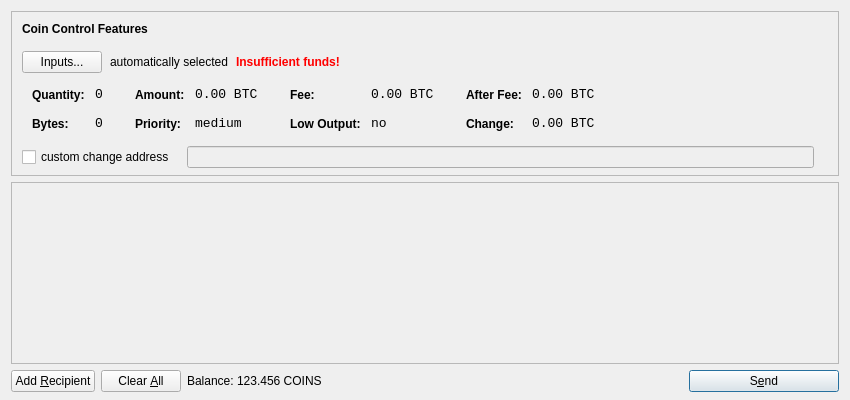
<?xml version="1.0" encoding="UTF-8"?>
<ui version="4.0">
 <class>SendCoinsDialog</class>
 <widget class="QDialog" name="SendCoinsDialog">
  <property name="geometry">
   <rect>
    <x>0</x>
    <y>0</y>
    <width>850</width>
    <height>400</height>
   </rect>
  </property>
  <property name="windowTitle">
   <string>Send Coins</string>
  </property>
  <layout class="QVBoxLayout" name="verticalLayout" stretch="0,1,0">
   <property name="bottomMargin">
    <number>8</number>
   </property>
   <item>
    <widget class="QFrame" name="frameCoinControl">
     <property name="sizePolicy">
      <sizepolicy hsizetype="Expanding" vsizetype="Expanding">
       <horstretch>0</horstretch>
       <verstretch>0</verstretch>
      </sizepolicy>
     </property>
     <property name="maximumSize">
      <size>
       <width>16777215</width>
       <height>16777215</height>
      </size>
     </property>
     <property name="frameShape">
      <enum>QFrame::StyledPanel</enum>
     </property>
     <property name="frameShadow">
      <enum>QFrame::Sunken</enum>
     </property>
     <layout class="QVBoxLayout" name="verticalLayoutCoinControl2">
      <property name="spacing">
       <number>-1</number>
      </property>
      <property name="leftMargin">
       <number>0</number>
      </property>
      <property name="topMargin">
       <number>0</number>
      </property>
      <property name="rightMargin">
       <number>0</number>
      </property>
      <property name="bottomMargin">
       <number>6</number>
      </property>
      <item>
       <layout class="QVBoxLayout" name="verticalLayoutCoinControl" stretch="0,0,0,0,1">
        <property name="spacing">
         <number>0</number>
        </property>
        <property name="leftMargin">
         <number>10</number>
        </property>
        <property name="topMargin">
         <number>10</number>
        </property>
        <item>
         <layout class="QHBoxLayout" name="horizontalLayoutCoinControl1">
          <property name="bottomMargin">
           <number>15</number>
          </property>
          <item>
           <widget class="QLabel" name="labelCoinControlFeatures">
            <property name="sizePolicy">
             <sizepolicy hsizetype="Preferred" vsizetype="Maximum">
              <horstretch>0</horstretch>
              <verstretch>0</verstretch>
             </sizepolicy>
            </property>
            <property name="font">
             <font>
              <weight>75</weight>
              <bold>true</bold>
             </font>
            </property>
            <property name="styleSheet">
             <string notr="true">font-weight:bold;</string>
            </property>
            <property name="text">
             <string>Coin Control Features</string>
            </property>
           </widget>
          </item>
         </layout>
        </item>
        <item>
         <layout class="QHBoxLayout" name="horizontalLayoutCoinControl2" stretch="0,0,0,0">
          <property name="spacing">
           <number>8</number>
          </property>
          <property name="bottomMargin">
           <number>10</number>
          </property>
          <item>
           <widget class="QPushButton" name="pushButtonCoinControl">
            <property name="styleSheet">
             <string notr="true"/>
            </property>
            <property name="text">
             <string>Inputs...</string>
            </property>
           </widget>
          </item>
          <item>
           <widget class="QLabel" name="labelCoinControlAutomaticallySelected">
            <property name="text">
             <string>automatically selected</string>
            </property>
            <property name="margin">
             <number>5</number>
            </property>
           </widget>
          </item>
          <item>
           <widget class="QLabel" name="labelCoinControlInsuffFunds">
            <property name="font">
             <font>
              <weight>75</weight>
              <bold>true</bold>
             </font>
            </property>
            <property name="styleSheet">
             <string notr="true">color:red;font-weight:bold;</string>
            </property>
            <property name="text">
             <string>Insufficient funds!</string>
            </property>
            <property name="margin">
             <number>5</number>
            </property>
           </widget>
          </item>
          <item>
           <spacer name="horizontalSpacerCoinControl">
            <property name="orientation">
             <enum>Qt::Horizontal</enum>
            </property>
            <property name="sizeHint" stdset="0">
             <size>
              <width>40</width>
              <height>1</height>
             </size>
            </property>
           </spacer>
          </item>
         </layout>
        </item>
        <item>
         <widget class="QWidget" name="widgetCoinControl" native="true">
          <property name="sizePolicy">
           <sizepolicy hsizetype="Preferred" vsizetype="Preferred">
            <horstretch>0</horstretch>
            <verstretch>0</verstretch>
           </sizepolicy>
          </property>
          <property name="minimumSize">
           <size>
            <width>0</width>
            <height>0</height>
           </size>
          </property>
          <property name="styleSheet">
           <string notr="true"/>
          </property>
          <layout class="QHBoxLayout" name="horizontalLayoutCoinControl5">
           <property name="margin">
            <number>0</number>
           </property>
           <item>
            <layout class="QHBoxLayout" name="horizontalLayoutCoinControl3" stretch="0,0,0,1">
             <property name="spacing">
              <number>20</number>
             </property>
             <property name="topMargin">
              <number>0</number>
             </property>
             <property name="bottomMargin">
              <number>10</number>
             </property>
             <item>
              <layout class="QFormLayout" name="formLayoutCoinControl1">
               <property name="horizontalSpacing">
                <number>10</number>
               </property>
               <property name="verticalSpacing">
                <number>14</number>
               </property>
               <property name="leftMargin">
                <number>10</number>
               </property>
               <property name="topMargin">
                <number>4</number>
               </property>
               <property name="rightMargin">
                <number>6</number>
               </property>
               <item row="0" column="0">
                <widget class="QLabel" name="labelCoinControlQuantityText">
                 <property name="styleSheet">
                  <string notr="true">font-weight:bold;</string>
                 </property>
                 <property name="text">
                  <string>Quantity:</string>
                 </property>
                 <property name="margin">
                  <number>0</number>
                 </property>
                </widget>
               </item>
               <item row="0" column="1">
                <widget class="QLabel" name="labelCoinControlQuantity">
                 <property name="font">
                  <font>
                   <family>Monospace</family>
                   <pointsize>10</pointsize>
                  </font>
                 </property>
                 <property name="cursor">
                  <cursorShape>IBeamCursor</cursorShape>
                 </property>
                 <property name="contextMenuPolicy">
                  <enum>Qt::ActionsContextMenu</enum>
                 </property>
                 <property name="text">
                  <string notr="true">0</string>
                 </property>
                 <property name="margin">
                  <number>0</number>
                 </property>
                 <property name="textInteractionFlags">
                  <set>Qt::LinksAccessibleByMouse|Qt::TextSelectableByKeyboard|Qt::TextSelectableByMouse</set>
                 </property>
                </widget>
               </item>
               <item row="1" column="0">
                <widget class="QLabel" name="labelCoinControlBytesText">
                 <property name="styleSheet">
                  <string notr="true">font-weight:bold;</string>
                 </property>
                 <property name="text">
                  <string>Bytes:</string>
                 </property>
                </widget>
               </item>
               <item row="1" column="1">
                <widget class="QLabel" name="labelCoinControlBytes">
                 <property name="font">
                  <font>
                   <family>Monospace</family>
                   <pointsize>10</pointsize>
                  </font>
                 </property>
                 <property name="cursor">
                  <cursorShape>IBeamCursor</cursorShape>
                 </property>
                 <property name="contextMenuPolicy">
                  <enum>Qt::ActionsContextMenu</enum>
                 </property>
                 <property name="text">
                  <string notr="true">0</string>
                 </property>
                 <property name="textInteractionFlags">
                  <set>Qt::LinksAccessibleByMouse|Qt::TextSelectableByKeyboard|Qt::TextSelectableByMouse</set>
                 </property>
                </widget>
               </item>
              </layout>
             </item>
             <item>
              <layout class="QFormLayout" name="formLayoutCoinControl2">
               <property name="horizontalSpacing">
                <number>10</number>
               </property>
               <property name="verticalSpacing">
                <number>14</number>
               </property>
               <property name="leftMargin">
                <number>6</number>
               </property>
               <property name="topMargin">
                <number>4</number>
               </property>
               <property name="rightMargin">
                <number>6</number>
               </property>
               <item row="0" column="0">
                <widget class="QLabel" name="labelCoinControlAmountText">
                 <property name="styleSheet">
                  <string notr="true">font-weight:bold;</string>
                 </property>
                 <property name="text">
                  <string>Amount:</string>
                 </property>
                 <property name="margin">
                  <number>0</number>
                 </property>
                </widget>
               </item>
               <item row="0" column="1">
                <widget class="QLabel" name="labelCoinControlAmount">
                 <property name="font">
                  <font>
                   <family>Monospace</family>
                   <pointsize>10</pointsize>
                  </font>
                 </property>
                 <property name="cursor">
                  <cursorShape>IBeamCursor</cursorShape>
                 </property>
                 <property name="contextMenuPolicy">
                  <enum>Qt::ActionsContextMenu</enum>
                 </property>
                 <property name="text">
                  <string notr="true">0.00 BTC</string>
                 </property>
                 <property name="textInteractionFlags">
                  <set>Qt::LinksAccessibleByMouse|Qt::TextSelectableByKeyboard|Qt::TextSelectableByMouse</set>
                 </property>
                </widget>
               </item>
               <item row="1" column="0">
                <widget class="QLabel" name="labelCoinControlPriorityText">
                 <property name="styleSheet">
                  <string notr="true">font-weight:bold;</string>
                 </property>
                 <property name="text">
                  <string>Priority:</string>
                 </property>
                </widget>
               </item>
               <item row="1" column="1">
                <widget class="QLabel" name="labelCoinControlPriority">
                 <property name="font">
                  <font>
                   <family>Monospace</family>
                   <pointsize>10</pointsize>
                  </font>
                 </property>
                 <property name="cursor">
                  <cursorShape>IBeamCursor</cursorShape>
                 </property>
                 <property name="contextMenuPolicy">
                  <enum>Qt::ActionsContextMenu</enum>
                 </property>
                 <property name="text">
                  <string>medium</string>
                 </property>
                 <property name="textInteractionFlags">
                  <set>Qt::LinksAccessibleByMouse|Qt::TextSelectableByKeyboard|Qt::TextSelectableByMouse</set>
                 </property>
                </widget>
               </item>
              </layout>
             </item>
             <item>
              <layout class="QFormLayout" name="formLayoutCoinControl3">
               <property name="horizontalSpacing">
                <number>10</number>
               </property>
               <property name="verticalSpacing">
                <number>14</number>
               </property>
               <property name="leftMargin">
                <number>6</number>
               </property>
               <property name="topMargin">
                <number>4</number>
               </property>
               <property name="rightMargin">
                <number>6</number>
               </property>
               <item row="0" column="0">
                <widget class="QLabel" name="labelCoinControlFeeText">
                 <property name="styleSheet">
                  <string notr="true">font-weight:bold;</string>
                 </property>
                 <property name="text">
                  <string>Fee:</string>
                 </property>
                 <property name="margin">
                  <number>0</number>
                 </property>
                </widget>
               </item>
               <item row="0" column="1">
                <widget class="QLabel" name="labelCoinControlFee">
                 <property name="font">
                  <font>
                   <family>Monospace</family>
                   <pointsize>10</pointsize>
                  </font>
                 </property>
                 <property name="cursor">
                  <cursorShape>IBeamCursor</cursorShape>
                 </property>
                 <property name="contextMenuPolicy">
                  <enum>Qt::ActionsContextMenu</enum>
                 </property>
                 <property name="text">
                  <string notr="true">0.00 BTC</string>
                 </property>
                 <property name="textInteractionFlags">
                  <set>Qt::LinksAccessibleByMouse|Qt::TextSelectableByKeyboard|Qt::TextSelectableByMouse</set>
                 </property>
                </widget>
               </item>
               <item row="1" column="0">
                <widget class="QLabel" name="labelCoinControlLowOutputText">
                 <property name="styleSheet">
                  <string notr="true">font-weight:bold;</string>
                 </property>
                 <property name="text">
                  <string>Low Output:</string>
                 </property>
                </widget>
               </item>
               <item row="1" column="1">
                <widget class="QLabel" name="labelCoinControlLowOutput">
                 <property name="font">
                  <font>
                   <family>Monospace</family>
                   <pointsize>10</pointsize>
                  </font>
                 </property>
                 <property name="cursor">
                  <cursorShape>IBeamCursor</cursorShape>
                 </property>
                 <property name="contextMenuPolicy">
                  <enum>Qt::ActionsContextMenu</enum>
                 </property>
                 <property name="text">
                  <string>no</string>
                 </property>
                 <property name="textInteractionFlags">
                  <set>Qt::LinksAccessibleByMouse|Qt::TextSelectableByKeyboard|Qt::TextSelectableByMouse</set>
                 </property>
                </widget>
               </item>
              </layout>
             </item>
             <item>
              <layout class="QFormLayout" name="formLayoutCoinControl4">
               <property name="horizontalSpacing">
                <number>10</number>
               </property>
               <property name="verticalSpacing">
                <number>14</number>
               </property>
               <property name="leftMargin">
                <number>6</number>
               </property>
               <property name="topMargin">
                <number>4</number>
               </property>
               <property name="rightMargin">
                <number>6</number>
               </property>
               <item row="0" column="0">
                <widget class="QLabel" name="labelCoinControlAfterFeeText">
                 <property name="styleSheet">
                  <string notr="true">font-weight:bold;</string>
                 </property>
                 <property name="text">
                  <string>After Fee:</string>
                 </property>
                 <property name="margin">
                  <number>0</number>
                 </property>
                </widget>
               </item>
               <item row="0" column="1">
                <widget class="QLabel" name="labelCoinControlAfterFee">
                 <property name="font">
                  <font>
                   <family>Monospace</family>
                   <pointsize>10</pointsize>
                  </font>
                 </property>
                 <property name="cursor">
                  <cursorShape>IBeamCursor</cursorShape>
                 </property>
                 <property name="contextMenuPolicy">
                  <enum>Qt::ActionsContextMenu</enum>
                 </property>
                 <property name="text">
                  <string notr="true">0.00 BTC</string>
                 </property>
                 <property name="textInteractionFlags">
                  <set>Qt::LinksAccessibleByMouse|Qt::TextSelectableByKeyboard|Qt::TextSelectableByMouse</set>
                 </property>
                </widget>
               </item>
               <item row="1" column="0">
                <widget class="QLabel" name="labelCoinControlChangeText">
                 <property name="styleSheet">
                  <string notr="true">font-weight:bold;</string>
                 </property>
                 <property name="text">
                  <string>Change:</string>
                 </property>
                </widget>
               </item>
               <item row="1" column="1">
                <widget class="QLabel" name="labelCoinControlChange">
                 <property name="font">
                  <font>
                   <family>Monospace</family>
                   <pointsize>10</pointsize>
                  </font>
                 </property>
                 <property name="cursor">
                  <cursorShape>IBeamCursor</cursorShape>
                 </property>
                 <property name="contextMenuPolicy">
                  <enum>Qt::ActionsContextMenu</enum>
                 </property>
                 <property name="text">
                  <string notr="true">0.00 BTC</string>
                 </property>
                 <property name="textInteractionFlags">
                  <set>Qt::LinksAccessibleByMouse|Qt::TextSelectableByKeyboard|Qt::TextSelectableByMouse</set>
                 </property>
                </widget>
               </item>
              </layout>
             </item>
            </layout>
           </item>
          </layout>
         </widget>
        </item>
        <item>
         <layout class="QHBoxLayout" name="horizontalLayoutCoinControl4" stretch="0,0,0">
          <property name="spacing">
           <number>12</number>
          </property>
          <property name="sizeConstraint">
           <enum>QLayout::SetDefaultConstraint</enum>
          </property>
          <property name="topMargin">
           <number>5</number>
          </property>
          <property name="rightMargin">
           <number>5</number>
          </property>
          <item>
           <widget class="QCheckBox" name="checkBoxCoinControlChange">
            <property name="text">
             <string>custom change address</string>
            </property>
           </widget>
          </item>
          <item>
           <widget class="QLineEdit" name="lineEditCoinControlChange">
            <property name="enabled">
             <bool>false</bool>
            </property>
            <property name="sizePolicy">
             <sizepolicy hsizetype="Expanding" vsizetype="Fixed">
              <horstretch>0</horstretch>
              <verstretch>0</verstretch>
             </sizepolicy>
            </property>
           </widget>
          </item>
          <item>
           <widget class="QLabel" name="labelCoinControlChangeLabel">
            <property name="sizePolicy">
             <sizepolicy hsizetype="Preferred" vsizetype="Expanding">
              <horstretch>0</horstretch>
              <verstretch>0</verstretch>
             </sizepolicy>
            </property>
            <property name="minimumSize">
             <size>
              <width>0</width>
              <height>0</height>
             </size>
            </property>
            <property name="text">
             <string/>
            </property>
            <property name="margin">
             <number>3</number>
            </property>
           </widget>
          </item>
         </layout>
        </item>
        <item>
         <spacer name="verticalSpacerCoinControl">
          <property name="orientation">
           <enum>Qt::Vertical</enum>
          </property>
          <property name="sizeHint" stdset="0">
           <size>
            <width>800</width>
            <height>1</height>
           </size>
          </property>
         </spacer>
        </item>
       </layout>
      </item>
     </layout>
    </widget>
   </item>
   <item>
    <widget class="QScrollArea" name="scrollArea">
     <property name="widgetResizable">
      <bool>true</bool>
     </property>
     <widget class="QWidget" name="scrollAreaWidgetContents">
      <property name="geometry">
       <rect>
        <x>0</x>
        <y>0</y>
        <width>830</width>
        <height>165</height>
       </rect>
      </property>
      <layout class="QVBoxLayout" name="verticalLayout_2">
       <property name="margin">
        <number>0</number>
       </property>
       <item>
        <layout class="QVBoxLayout" name="entries">
         <property name="spacing">
          <number>6</number>
         </property>
        </layout>
       </item>
       <item>
        <spacer name="verticalSpacer">
         <property name="orientation">
          <enum>Qt::Vertical</enum>
         </property>
         <property name="sizeHint" stdset="0">
          <size>
           <width>20</width>
           <height>40</height>
          </size>
         </property>
        </spacer>
       </item>
      </layout>
     </widget>
    </widget>
   </item>
   <item>
    <layout class="QHBoxLayout" name="horizontalLayout">
     <item>
      <widget class="QPushButton" name="addButton">
       <property name="toolTip">
        <string>Send to multiple recipients at once</string>
       </property>
       <property name="text">
        <string>Add &amp;Recipient</string>
       </property>
       <property name="icon">
        <iconset resource="../bitcoin.qrc">
         <normaloff>:/icons/add</normaloff>:/icons/add</iconset>
       </property>
       <property name="autoDefault">
        <bool>false</bool>
       </property>
      </widget>
     </item>
     <item>
      <widget class="QPushButton" name="clearButton">
       <property name="sizePolicy">
        <sizepolicy hsizetype="Minimum" vsizetype="Fixed">
         <horstretch>0</horstretch>
         <verstretch>0</verstretch>
        </sizepolicy>
       </property>
       <property name="toolTip">
        <string>Remove all transaction fields</string>
       </property>
       <property name="text">
        <string>Clear &amp;All</string>
       </property>
       <property name="icon">
        <iconset resource="../bitcoin.qrc">
         <normaloff>:/icons/remove</normaloff>:/icons/remove</iconset>
       </property>
       <property name="autoRepeatDelay">
        <number>300</number>
       </property>
       <property name="autoDefault">
        <bool>false</bool>
       </property>
      </widget>
     </item>
     <item>
      <layout class="QHBoxLayout" name="horizontalLayout_2">
       <property name="spacing">
        <number>3</number>
       </property>
       <item>
        <widget class="QLabel" name="label">
         <property name="text">
          <string>Balance:</string>
         </property>
        </widget>
       </item>
       <item>
        <widget class="QLabel" name="labelBalance">
         <property name="cursor">
          <cursorShape>IBeamCursor</cursorShape>
         </property>
         <property name="text">
          <string>123.456 COINS</string>
         </property>
         <property name="textInteractionFlags">
          <set>Qt::LinksAccessibleByMouse|Qt::TextSelectableByKeyboard|Qt::TextSelectableByMouse</set>
         </property>
        </widget>
       </item>
      </layout>
     </item>
     <item>
      <spacer name="horizontalSpacer">
       <property name="orientation">
        <enum>Qt::Horizontal</enum>
       </property>
       <property name="sizeHint" stdset="0">
        <size>
         <width>40</width>
         <height>20</height>
        </size>
       </property>
      </spacer>
     </item>
     <item>
      <widget class="QPushButton" name="sendButton">
       <property name="minimumSize">
        <size>
         <width>150</width>
         <height>0</height>
        </size>
       </property>
       <property name="toolTip">
        <string>Confirm the send action</string>
       </property>
       <property name="text">
        <string>S&amp;end</string>
       </property>
       <property name="icon">
        <iconset resource="../bitcoin.qrc">
         <normaloff>:/icons/send</normaloff>:/icons/send</iconset>
       </property>
       <property name="default">
        <bool>true</bool>
       </property>
      </widget>
     </item>
    </layout>
   </item>
  </layout>
 </widget>
 <resources>
  <include location="../bitcoin.qrc"/>
 </resources>
 <connections/>
</ui>
